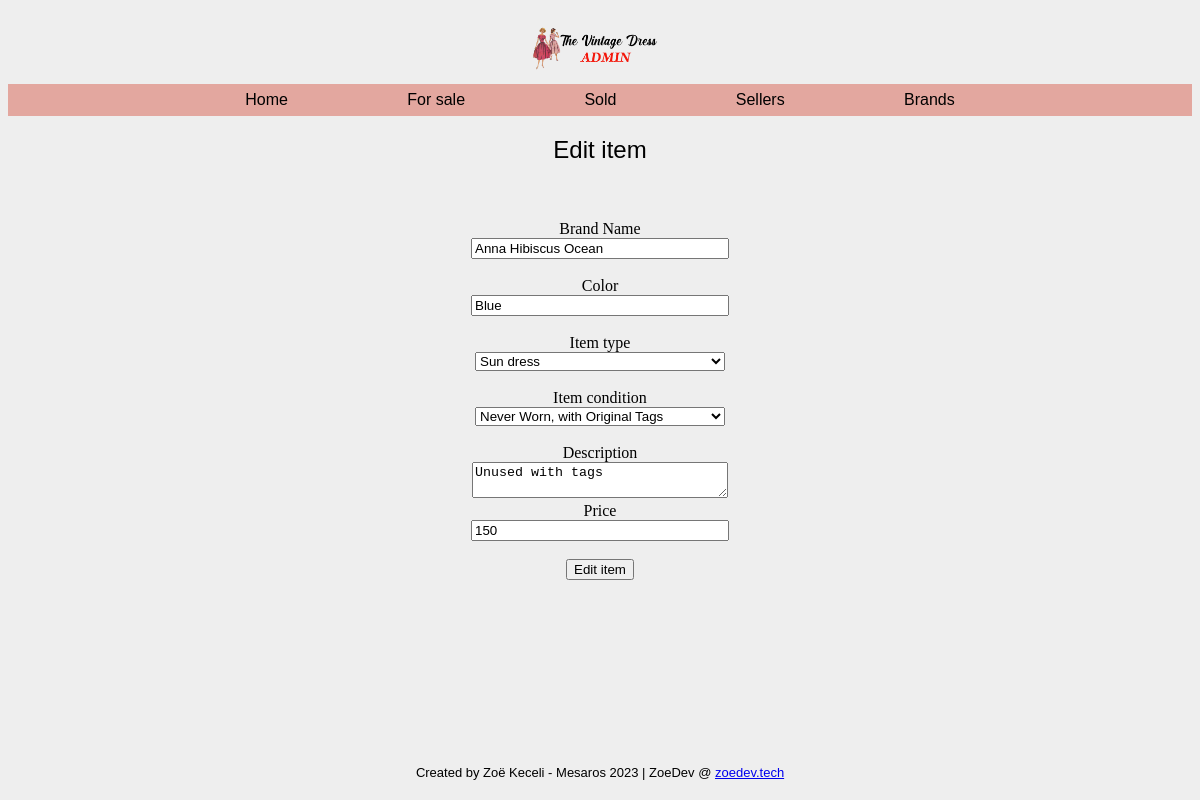
Screenshot of /item-edit.php?id=8 with the database file from the repository.
### tables this page shows
CREATE TABLE `items` (
  `id` int(11) NOT NULL,
  `title` varchar(50) NOT NULL,
  `color` varchar(11) NOT NULL,
  `typeID` int(11) NOT NULL,
  `brandID` int(11) NOT NULL,
  `sellerID` int(11) NOT NULL,
  `condID` int(11) NOT NULL,
  `item_desc` varchar(250) NOT NULL,
  `price` int(11) NOT NULL,
  `date_added` date DEFAULT NULL,
  `date_sold` date DEFAULT NULL
);

CREATE TABLE `types` (
  `id` int(11) NOT NULL,
  `type` varchar(32) NOT NULL
);

CREATE TABLE `conditions` (
  `id` int(11) NOT NULL,
  `item_condition` varchar(50) NOT NULL
);

### item-edit.php (called while the page is built)
<?php
require 'controller/item-controller.php';
require 'classes/view/item-view.php';
require 'classes/model/item-model.php';
$pdo = require 'partials/connect.php';
$itemModel = new ItemModel($pdo);
$itemView = new ItemView();
$itemController = new ItemController($itemModel, $itemView);
include 'partials/header.php';
include 'partials/nav.php';
$itemController->edit();
include 'partials/footer.php';

### classes/model/db.php (called while the page is built, shortened)
<?php
class DB
{
    public function __construct(PDO $pdo)
    {
        $this->pdo = $pdo;
    }
}

### classes/model/item-model.php (called while the page is built, shortened)
<?php
require_once 'db.php';
class ItemModel extends DB
{
    protected $table = "items";
    public function getItem(int $id)
    {
        $sql = "SELECT i.*, c.item_condition, t.type FROM {$this->table} AS i JOIN conditions AS c ON c.id = i.condID JOIN types AS t ON t.id = i.typeID WHERE i.id = ?";
        $statement = $this->pdo->prepare($sql);
        $statement->execute([$id]);
        return $statement->fetchAll();
    }
}

### classes/view/item-view.php (the view, shortened to what this page needs)
<?php
class ItemView
{
    public function renderEditItemForm($item)
    {
        echo "<h2>Edit item</h2>";
        echo "<form class='centerForm' action='form-handlers/item-edit-form-handler.php' method='post'>";
        echo "<br>";
        echo "<input type='hidden' value='{$item[0]['id']}' name='id'><br>";
        echo "<label for='{$item[0]['title']}'>Brand Name<br></label><input type='text' value='{$item[0]['title']}' name='title' ><br><br>";
        echo "<label for='{$item[0]['color']}'>Color<br></label><input type='text' value='{$item[0]['color']}' name='color' ><br><br>";
        echo "<label for='type'>Item type<br></label>";
        echo "<select name='typeID' id='typeID'>";
        echo "<option value='{$item[0]['typeID']}'>
                    {$item[0]['type']}
                </option>";
        echo "</select><br><br>";
        echo "<label for='condition'>Item condition<br></label>";
        echo "<select name='condID' id='condID'>";
        echo "<option value='{$item[0]['condID']}'>
                    {$item[0]['item_condition']}
                </option>";
        echo "</select><br><br>";
        echo "<label for='{$item[0]['item_desc']}'>Description<br></label><textarea type='text' name='item_desc'>{$item[0]['item_desc']}</textarea><br>";
        echo "<label for='{$item[0]['price']}'>Price<br></label><input type='text' value='{$item[0]['price']}' name='price' ><br><br>";
        echo "<button type='submit'>Edit item</button>";
        echo "</form>";
    }
}
?>

### style/style.css (style rules this page uses)
body { text-align: center; background: #eee url("https://i.imgur.com/eeQeRmk.png"); background-size: 1.2%; background-repeat: repeat; }
h2 { font-family: "Gill Sans", "Gill Sans MT", Calibri, "Trebuchet MS", sans-serif; font-weight: lighter; }
input { width: 250px; }
select { width: 250px; }
textarea { width: 250px; }

### rows the page displays
items: title "Anna Hibiscus Ocean", color "Blue", typeID "Sun dress", condID "Never Worn, with Original Tags", item_desc "Unused with tags", price "150"
